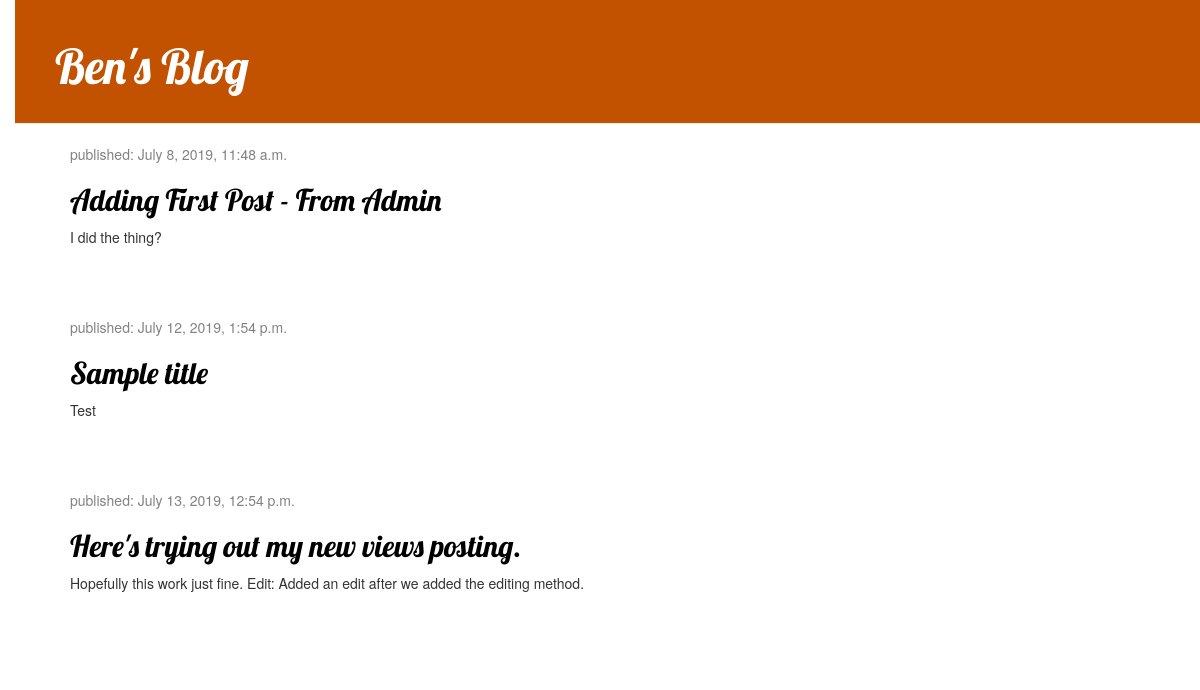
The page / on the database its author committed.
### blog/models.py (models this page shows, shortened)
class Post(models.Model):
    author = models.ForeignKey(settings.AUTH_USER_MODEL, on_delete=models.CASCADE)
    title = models.CharField(max_length=200)
    text = models.TextField()
    created_date = models.DateTimeField(default=timezone.now)
    published_date = models.DateTimeField(blank=True, null=True)

### blog/views.py (the view)
# urls.py: path('', views.post_list, name='post_list'),
def post_list(request):
    posts = Post.objects.filter(published_date__lte=timezone.now()).order_by('published_date')
    return render(request, 'blog/post_list.html', {'posts': posts})

### blog/templates/blog/post_list.html
{% extends 'blog/base.html' %}
{% block content %}
            {% for post in posts %}
                <div class="post">
                    <div class="date">
                        <p>published: {{ post.published_date }}</p>
                    </div>
                    <h2><a href="{% url 'post_detail' pk=post.pk %}">{{ post.title }}</a></h2>
                    <p>{{ post.text|linebreaksbr }}</p>
                </div>
            {% endfor %}
         {% endblock %}

### blog/templates/blog/base.html (shortened to what this page needs)
{% load static %}
<html>
    <head>
        <link rel="stylesheet" href="//maxcdn.bootstrapcdn.com/bootstrap/3.2.0/css/bootstrap.min.css">
        <link rel="stylesheet" href="//maxcdn.bootstrapcdn.com/bootstrap/3.2.0/css/bootstrap-theme.min.css">
        <link rel="stylesheet" href="{% static 'css/blog.css' %}">
    </head>
    <body>
    <div class="page-header">
        <h1><a href="/">Ben's Blog</a></h1>
    </div>
    <div class="content container">
        <div class="row">
            <div class="col-md-8">
            {% block content %}
            {% endblock %}
            </div>
        </div>
    </div>
</body>
</html>

### blog/static/css/blog.css (style rules this page uses)
h1 a, h2 a { color: #C25100; font-family: 'Lobster'; }
body { padding-left: 15px; }
.page-header { background-color: #C25100; margin-top: 0; padding: 20px 20px 20px 40px; }
.page-header h1, .page-header h1 a, .page-header h1 a:visited, .page-header h1 a:active { color: #ffffff; font-size: 36pt; text-decoration: none; }
.content { margin-left: 40px; }
h1, h2, h3, h4 { font-family: 'Lobster', cursive; }
.date { color: #828282; }
.post { margin-bottom: 70px; }
.post h2 a, .post h2 a:visited { color: #000000; }

### rows shown on the page
Post: published_date "July 8, 2019, 11:48 a.m.", title "Adding First Post - From Admin", text "I did the thing?"
Post: published_date "July 12, 2019, 1:54 p.m.", title "Sample title", text "Test"
Post: published_date "July 13, 2019, 12:54 p.m.", title "Here's trying out my new views posting.", text "Hopefully this work just fine. Edit: Added an edit after we added the editing method."
